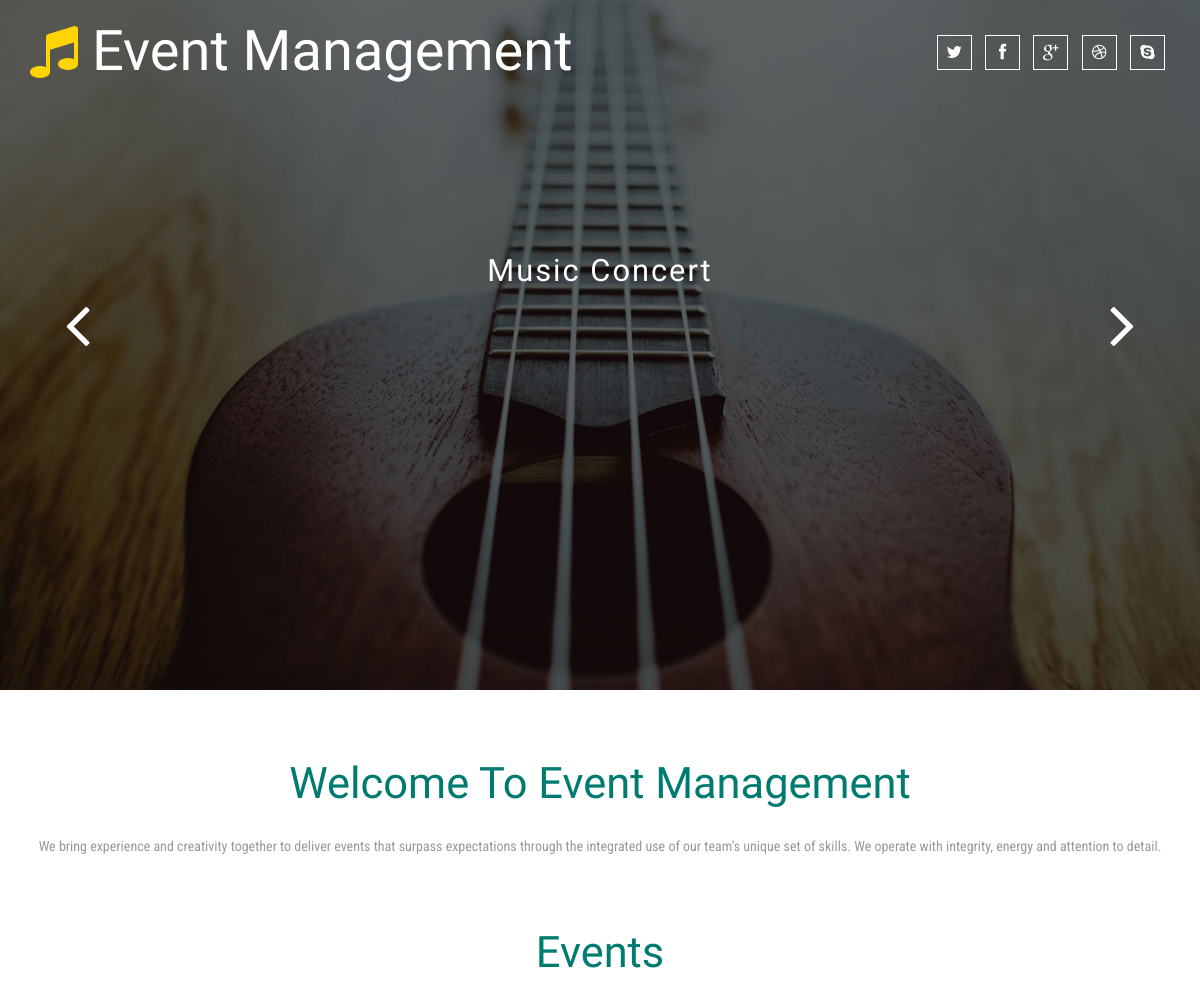
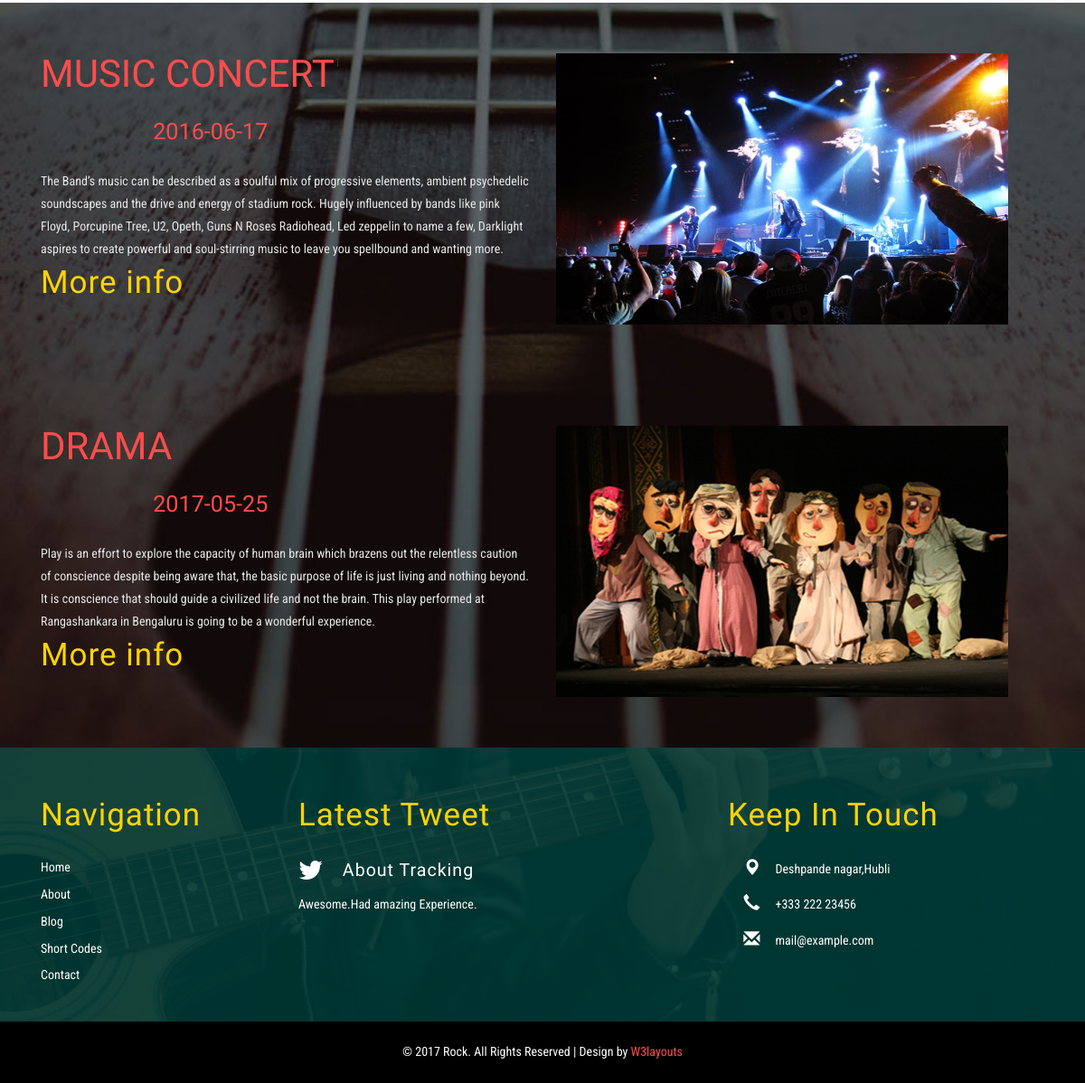
The page / on the database its author committed (2 pictures, top to bottom).
### tables this page shows
CREATE TABLE `event` (
  `id` int(11) NOT NULL,
  `event_name` varchar(250) NOT NULL,
  `event_organizer` varchar(250) DEFAULT NULL,
  `description` varchar(2000) DEFAULT NULL,
  `venue` varchar(200) DEFAULT NULL,
  `event_start_date` date DEFAULT NULL,
  `event_end_date` date DEFAULT NULL,
  `event_website_url` varchar(100) DEFAULT NULL,
  `ticket_prize` double DEFAULT NULL,
  `contact_1` varchar(45) DEFAULT NULL,
  `contact_2` varchar(45) DEFAULT NULL,
  `contact_3` varchar(45) DEFAULT NULL,
  `no_of_seats` varchar(45) DEFAULT NULL,
  `terms_conditions` varchar(45) DEFAULT NULL,
  `book_url` varchar(45) DEFAULT NULL,
  `event_image` varchar(45) DEFAULT NULL
);

### index.php (the view, shortened to what this page needs)
<!DOCTYPE html>
<html lang="en">
<head>
<link href="css/bootstrap.css" type="text/css" rel="stylesheet" media="all">
<link href="css/style.css" type="text/css" rel="stylesheet" media="all">
<link href="css/font-awesome.css" rel="stylesheet">
</head>
<body>
	 <form action="index.php" method="post">
	<div class="agileinfo-main">
		<div class="slider">
			<ul class="rslides" id="slider1">
				<li>
					<div class="banner">
						<h3>Music Concert</h3>
					</div>
				</li>
			</ul>
		</div>
		<div class="agileinfo-header">
			<div class="container">
				<div class="agile-logo">
					<h1><a href="index.html"><i class="fa fa-music bounce bounceIn animated" aria-hidden="true"></i> Event Management</a></h1>
				</div>
				<div class="agileits-w3layouts-icons">
					<div class="social-icon">
						<a href="#" class="social-button twitter"><i class="fa fa-twitter"></i></a>
						<a href="#" class="social-button facebook"><i class="fa fa-facebook"></i></a>
						<a href="#" class="social-button google"><i class="fa fa-google-plus"></i></a>
						<a href="#" class="social-button dribbble"><i class="fa fa-dribbble"></i></a>
						<a href="#" class="social-button skype"><i class="fa fa-skype"></i></a>
					</div>
				</div>
				<div class="clearfix"> </div>
			</div>
		</div>
	</div>
	<div class="welcome agileits">
		<div class="container">
			<h2 class="agile-title">Welcome To Event Management</h2>
			<p>We bring experience and creativity together to deliver events that surpass expectations through the integrated use of our team’s unique set of skills. We operate with integrity, energy and attention to detail.</p>
		</div>
	</div>
         <h3 class="agile-title">Events</h3>
         <?php
include_once 'dbconnect.php';
    $result = mysqli_query($con, "SELECT * FROM event") or die("no query");
    while ($row = mysqli_fetch_array($result))
            {$var=$row['id'];
            $event_desc=$row['description'];?>
	<div class="events">
		<div class="container">
			<div class="events-info">
				<div class="col-md-6 event-grids">
				  <div class="w3layouts-text">
                      <h4 style="color:#ff4c4c;"><?php echo $row['event_name'];?></h4>
					  <h6 style="color:#ff4c4c;"><?php echo $row['event_start_date'];?></h6>
					            <?php echo $row['id'];?>
						<div class="clearfix"> </div>
					</div>
					<p><?php echo $row['description'];?></p>
					 <a style="font-size: 2.5em;color: #ffd400;margin-bottom: 0.8em;letter-spacing: 1px;font-family: 'Aladin', cursive;" href="desc.php?id=<?php echo $var;?>">More info</a>
									</div>
				<div class="col-md-6 event-grids">
                    <img src="<?php echo $row['event_image'];?>" width="500" height="300" />
				</div>
				<div class="clearfix"> </div>
			</div>
		</div>
	</div>
                                 <?php
                                               }?>
	<div class="agilebg-footer">
		<div class="footer">
			<div class="container">
				<div class="footer-agileinfo">
					<div class="col-md-3 col-sm-3 footer-wthree-grid">
						<h3>Navigation</h3>
						<ul>
							<li><a href="index.html">Home</a></li>
							<li><a href="about.html">About</a></li>
							<li><a href="blog.html">Blog</a></li>
							<li><a href="codes.html">Short Codes</a></li>
							<li><a href="contact.html">Contact</a></li>
						</ul>
					</div>
					<div class="col-md-5 col-sm-5 footer-wthree-grid">
						<h3>Latest Tweet</h3>
						<div class="agileits-w3layouts-tweets">
							<h5><i class="fa fa-twitter" aria-hidden="true"></i> About Tracking</h5>
						</div>
						<p>Awesome.Had amazing Experience.</p>
					</div>
					<div class="col-md-4 col-sm-4 footer-wthree-grid">
						<h3>Keep In Touch</h3>
						<div class="ftr-icons">
							<div class="ftr-iblock">
								<span class="glyphicon glyphicon-map-marker">  </span>
							</div>
							<div class="ftr-text">
								<p>Deshpande nagar,Hubli</p>
							</div>
							<div class="clearfix"> </div>
					   </div>
					   <div class="ftr-icons">
							<div class="ftr-iblock">
								<span class="glyphicon glyphicon-earphone">  </span>
							</div>
							<div class="ftr-text">
								<p>+333 222 23456</p>
							</div>
							<div class="clearfix"> </div>
					   </div>
					   <div class="ftr-icons">
							<div class="ftr-iblock">
							   <span class="glyphicon glyphicon-envelope">  </span>
							</div>
							<div class="ftr-text">
								<p><a href="mailto:info@example.com">mail@example.com</a></p>
							</div>
							<div class="clearfix"> </div>
					   </div>
					</div>
					<div class="clearfix"> </div>
				</div>
			</div>
		</div>
	</div>
	<div class="copy-right">
		<div class="container">
			<p>© 2017 Rock. All Rights Reserved | Design by  <a href="http://w3layouts.com/" target="_blank">W3layouts</a> </p>
		</div>
	</div>
	</form>
</body>
</html>

### css/style.css (style rules this page uses)
body { margin:0; font-family: 'Roboto Condensed', sans-serif; background: #fff; }
body a { transition: 0.5s all; -webkit-transition: 0.5s all; -moz-transition: 0.5s all; -o-transition: 0.5s all; -ms-transition: 0.5s all; text-decoration:none; }
h1,h2,h3,h4,h5,h6 { margin:0; font-family: 'Aladin', cursive; }
p { margin:0; }
ul,label { margin:0; padding:0; }
.agileinfo-main { position: relative; }
.banner { background: url(../images/1.jpg)no-repeat center; min-height: 770px; background-size: cover; position: relative; }
.agileinfo-header { padding: 1.5em 0em; position: absolute; top: 0%; width:100%; z-index: 9; }
.agile-logo h1 { font-size:4em; }
.agile-logo h1 a { color: #fff; display: inline-block; text-decoration: none; }
.agile-logo h1 a i.fa { color: #ffd400; }
.agile-logo { float: left; width: 50%; }
.agileits-w3layouts-icons { float: right; width: 50%; text-align: right; margin-top: 1em; }
.bounce { -moz-animation: bounce 3s infinite; -webkit-animation: bounce 3s infinite; -o-animation: bounce 3s infinite; -ms-animation: bounce 3s infinite; animation: bounce 3s infinite; animation-timing-function: ease; }
.bounceIn { -webkit-animation-name: bounceIn; -ms-animation-name: bounceIn; -o-animation-name: bounceIn; -moz-animation-name: bounceIn; animation-name: bounceIn; }
.social-icon a { font-size: 1.2em; color: #fff; margin: 0 .3em; border: 1px solid; width: 35px; height: 35px; display: inline-block; text-align: center; }
.social-icon a i.fa { vertical-align: -webkit-baseline-middle; }
.agileinfo-main h3 { margin: 0 auto; width: 41%; text-align: center; padding: 10em 0; color: #fff; line-height: 1.6em; font-size: 2.2em; letter-spacing: 2px; }
.slider { position:relative; }
.rslides { position: relative; list-style: none; overflow: hidden; width: 100%; padding: 0; margin: 0; }
.rslides li { -webkit-backface-visibility: hidden; position: absolute; display: none; width: 100%; left: 0; top: 0; }
.rslides li:first-child { position: relative; display: block; float: left; }
.welcome ,.albums,.about,.team,.single,.codes,.contact { padding: 5em 0; }
.agile-title { font-size: 3.5em; color: #007b70; text-align: center; margin-bottom: 0.8em; }
.welcome p { text-align: center; }
p { font-size: 1em; color: #999; line-height: 1.8em; }
.events { background: url(../images/1.jpg) no-repeat center fixed; background-size: cover; padding: 4em 0; }
.w3layouts-text { padding:0em 0 2em; }
.w3layouts-text h4 { float: left; color: #ff4c4c; font-size: 3em; text-transform: uppercase; position: relative; text-align: center; }
.w3layouts-text h4:after { background: rgba(255, 248, 248, 0.52); display: block; width: 89px; height: 2px; position: absolute; left: 89%; -webkit-transform: rotate(118deg); transform: rotate(118deg); -moz-transform: rotate(118deg); -o-transform: rotate(118deg); -ms-transform: rotate(118deg); top: 53%; }
.w3layouts-text h6 { float: right; font-size: 1.8em; margin-top: 5%; width: 77%; }
.event-grids p { color: #E6E6E6; }
.agilebg-footer { background: url(../images/3.jpg)no-repeat center; background-size: cover; }
.footer { background-color: rgba(0, 64, 58, 0.77); padding: 4em 0 3em; }
.footer-wthree-grid:nth-child(2) { padding-right: 8em; }
.footer-wthree-grid h3 { font-size: 2.5em; color: #ffd400; margin-bottom: 0.8em; letter-spacing: 1px; }
.agileits-w3layouts-tweets h5 { font-size: 1.4em; color: #fff; letter-spacing: 1px; margin-bottom: 0.5em; }
.agileits-w3layouts-tweets h5 i.fa.fa-twitter { font-size: 1.5em; margin-right: 0.5em; vertical-align: middle; }
.footer-wthree-grid ul { padding: 0px; list-style: none; }
.footer-wthree-grid ul li:nth-child(1) { margin-top:0; }
.footer-wthree-grid ul li { margin-top:0.7em; }
.footer-wthree-grid ul li a { color: #fff; font-size: 1em; }
.footer-wthree-grid p { color: #fff; }
.ftr-iblock { float: left; width: 15%; text-align:center; }
.ftr-text { float: right; width: 85%; }
.ftr-icons { margin-bottom: 1em; }
.ftr-iblock span.glyphicon { font-size:1.3em; color: #fff; }
.ftr-text p a { color: #fff; }
.copy-right { background:#000; padding: 1.5em 0em; text-align: center; }
.copy-right p { color: #fff; text-align: center; }
.copy-right p a { color:#ff4c4c; }
@media (max-width:1280px) { .banner { min-height: 690px; } }
@media (max-width:1280px) { .agileinfo-main h3 { width: 50%; padding: 8em 0; } }
@media (max-width:1280px) { .agile-title { font-size: 3.1em; margin-bottom: 0.6em; } }

### rows shown on the page
event: event_name "MUSIC CONCERT", event_start_date "2016-06-17", id "1", description "The Band’s music can be described as a soulful mix of progressive elements, ambient psychedelic soundscapes and the drive and energy of stadium rock. Hugely influenced by bands like pink Floyd, Porcupine Tree, U2, Opeth, Guns N Roses Radiohead, Led zeppelin to name a few, Darklight aspires to create powerful and soul-stirring music to leave you spellbound and wanting more.", event_image (picture)
event: event_name "DRAMA", event_start_date "2017-05-25", description "Play is an effort to explore the capacity of human brain which brazens out the relentless caution of conscience despite being aware that, the basic purpose of life is just living and nothing beyond. It is conscience that should guide a civilized life and not the brain. This play performed at Rangashankara in Bengaluru is going to be a wonderful experience.", event_image (picture)
